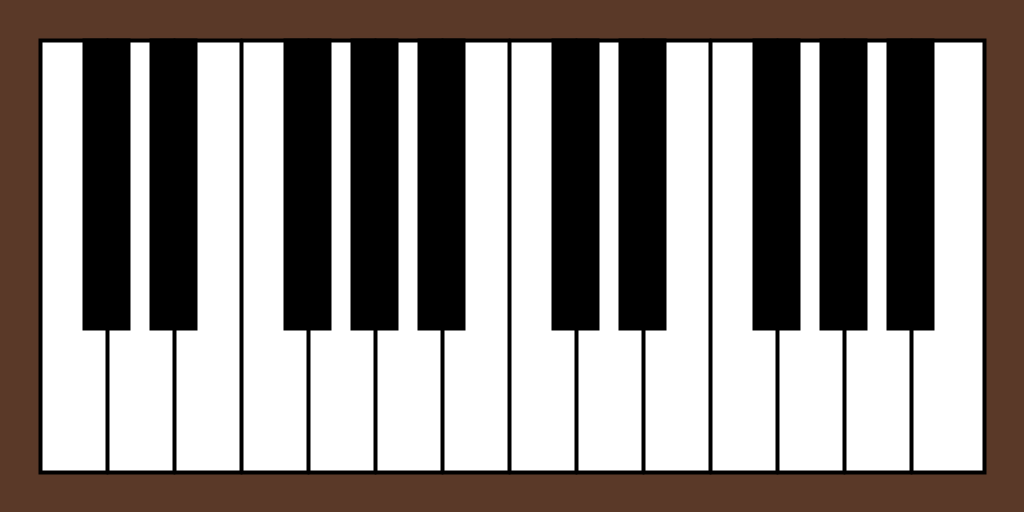
Frame 1 (no input)
Frame 60 (the mouse pressed at the canvas centre just before this capture): identical to frame 1, image omitted
Frame 120 (the mouse held since frame 60 and released just before this capture): identical to frame 1, image omitted

The Processing sketch that drew this single still picture (run headless with seeded random() and noise(); from frame 60 on, the mouse is pressed at the canvas centre):

// Processing sketch: piano
// ── piano.pde
int x=1024;
int y=512;
void settings(){
    size(x, y);
}

void setup() {
    background(90, 57, 40);
    int kenban = 14;
    int _x;
    int ma = 40;
    strokeWeight(4);
    fill(255,255,255);
    rect(ma, ma, width-(ma*2), height-(ma*2));
    fill(0,0,0);
    for(int i =1;i<kenban;i++){
        _x=(((width-(ma*2))/kenban)*i)+ma;
        line(_x,ma,_x,height-ma);
        if(i%7==0||i==1){
            for(int d = 1;d<7;d++){
                if(d!=3){
                    int kox = (((width-(ma*2))/kenban)*2)/3;
                    int hma = ma+(i*((width-(ma*2))/kenban))+(((width-(ma*2))/kenban)*(d-1));
                    if(i==1){
                        hma=ma+(((width-(ma*2))/kenban)*(d-1));
                    }
                    rect(hma+kox, ma, (((width-(ma*2))/kenban)/3)*2, ((height-(ma*2))/3)*2);
                }
            }
        }
    }
}

void draw(){

}
